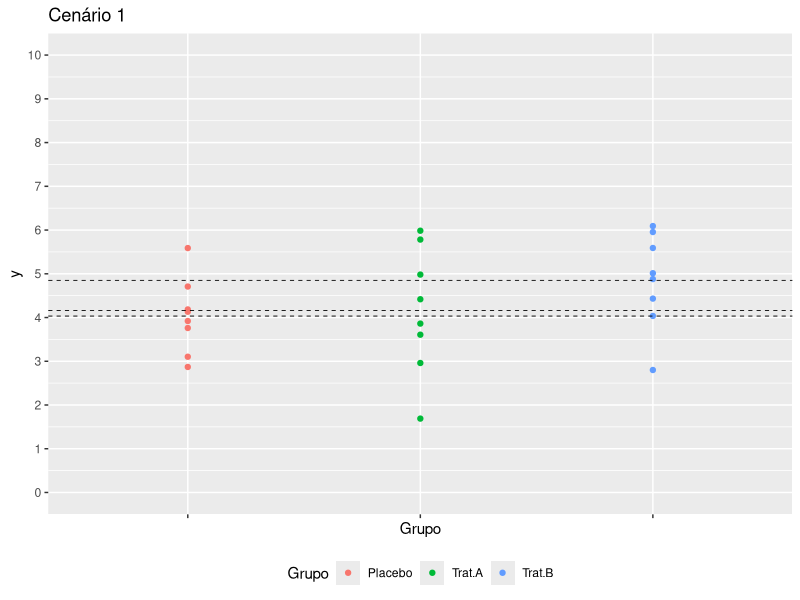
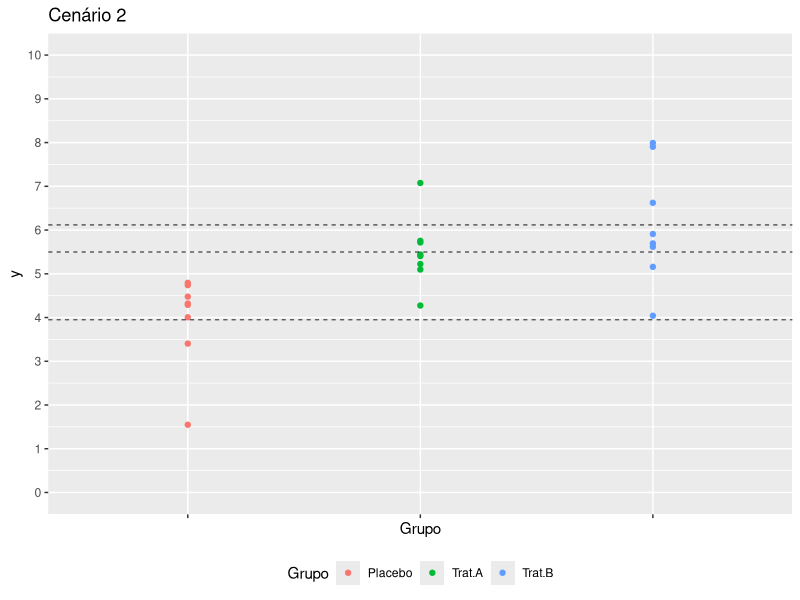
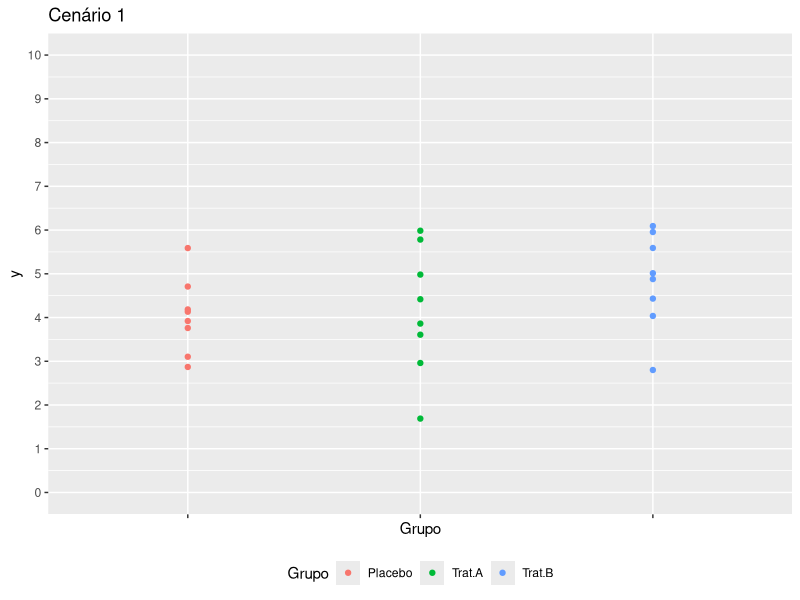
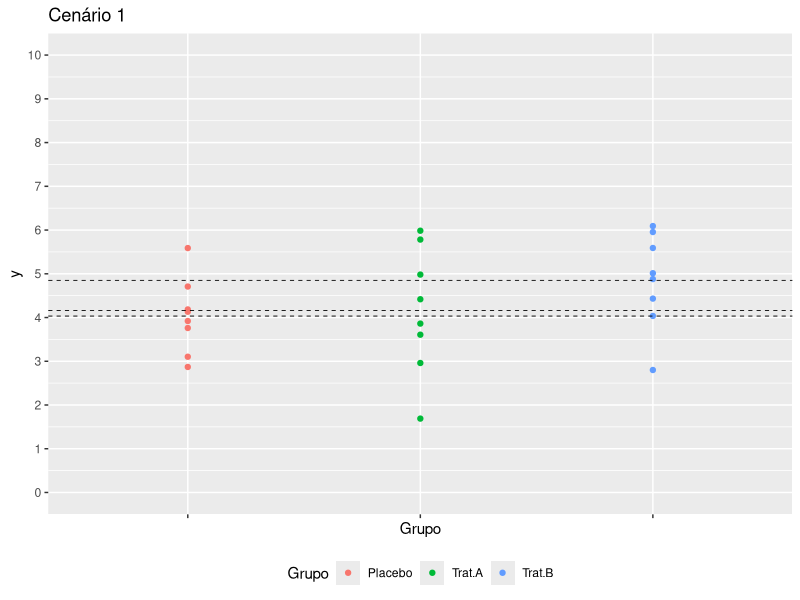
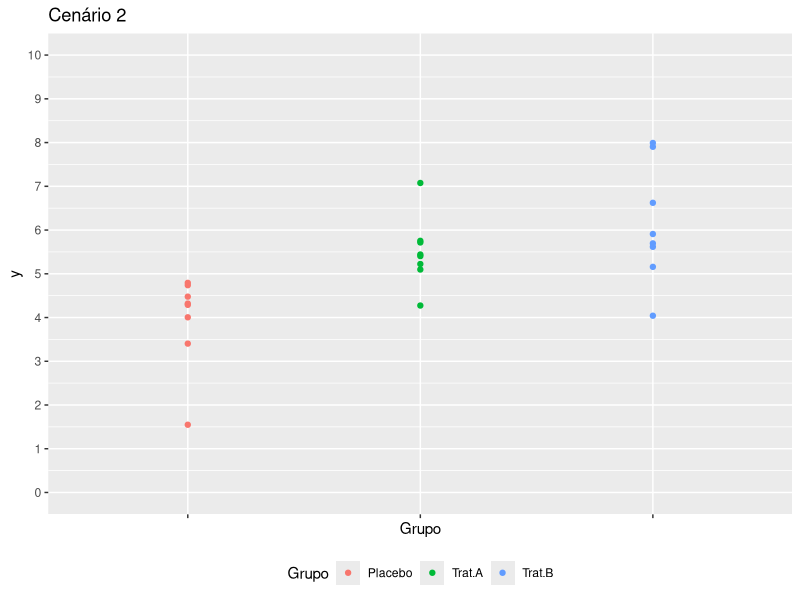
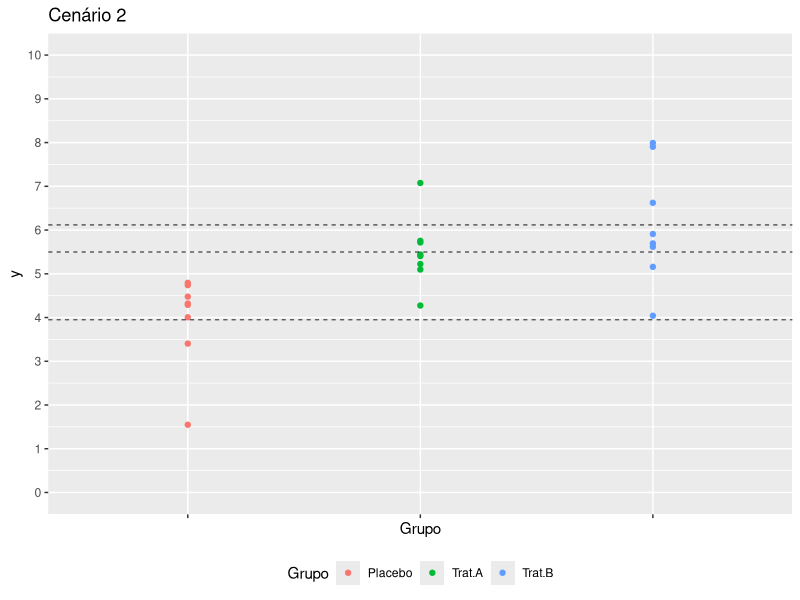

The R script that drew these images, in order:
set.seed(2)
library(ggplot2)
library(tidyr)
cenario1 <- data.frame(Placebo = rnorm(8, 4, 1), Trat.A = rnorm(8, 4, 1), Trat.B = rnorm(8, 4, 1))
cenario1.long <- gather(cenario1, Grupo, y)

format.pval(with(cenario1, t.test(Placebo, Trat.A, var.equal = T)$p.value), scientific = F, digits = 4, eps = 1e-4)
format.pval(with(cenario1, t.test(Placebo, Trat.B, var.equal = T)$p.value), scientific = F, digits = 4, eps = 1e-4)
format.pval(with(cenario1, t.test(Trat.A, Trat.B, var.equal = T)$p.value), scientific = F, digits = 4, eps = 1e-4)

baseplot <- ggplot(cenario1.long, aes(Grupo, y, col = Grupo)) +
  geom_point() +
  scale_x_discrete(labels = NULL) +
  scale_y_continuous(limits = c(0,10), breaks = seq(0, 10)) +
  ggtitle("Cenário 1") +
  theme(legend.position = "bottom")
ggsave("Aulas/Topicos_adv/cenario1.png")

baseplot +
  geom_hline(yintercept = apply(cenario1, 2, mean), lty = 2, lwd = .3)
ggsave("Aulas/Topicos_adv/cenario1_medias.png")

cenario2 <- data.frame(Placebo = rnorm(8, 4, 1), Trat.A = rnorm(8, 6, 1), Trat.B = rnorm(8, 6, 1))
cenario2.long <- gather(cenario2, Grupo, y)

format.pval(with(cenario2, t.test(Placebo, Trat.A, var.equal = T)$p.value), scientific = F, digits = 4, eps = 1e-4)
format.pval(with(cenario2, t.test(Placebo, Trat.B, var.equal = T)$p.value), scientific = F, digits = 4, eps = 1e-4)
format.pval(with(cenario2, t.test(Trat.A, Trat.B, var.equal = T)$p.value), scientific = F, digits = 4, eps = 1e-4)

baseplot2 <- ggplot(cenario2.long, aes(Grupo, y, col = Grupo)) +
  geom_point() +
  scale_x_discrete(labels = NULL) +
  scale_y_continuous(limits = c(0,10), breaks = seq(0, 10)) +
  ggtitle("Cenário 2") +
  theme(legend.position = "bottom")
ggsave("Aulas/Topicos_adv/cenario2.png")

baseplot2 +
  geom_hline(yintercept = apply(cenario2, 2, mean), lty = 2, lwd = .3)
ggsave("Aulas/Topicos_adv/cenario2_medias.png")

anova1 <- aov(y ~ Grupo, cenario1.long)
anova2 <- aov(y ~ Grupo, cenario2.long)

anova1.p.bonf <- with(cenario1.long, pairwise.t.test(y, Grupo, p.adjust.method = "bonf"))
anova2.p.bonf <- with(cenario2.long, pairwise.t.test(y, Grupo, p.adjust.method = "bonf"))
anova1.p.tukey <- TukeyHSD(anova1)
anova2.p.tukey <- TukeyHSD(anova2)

# format.pval(la$p.value, scientific =F, eps = 1e-4, digits = 4)
# format.pval(la$p.value, scientific =F, eps = 1e-4, digits = 4)
